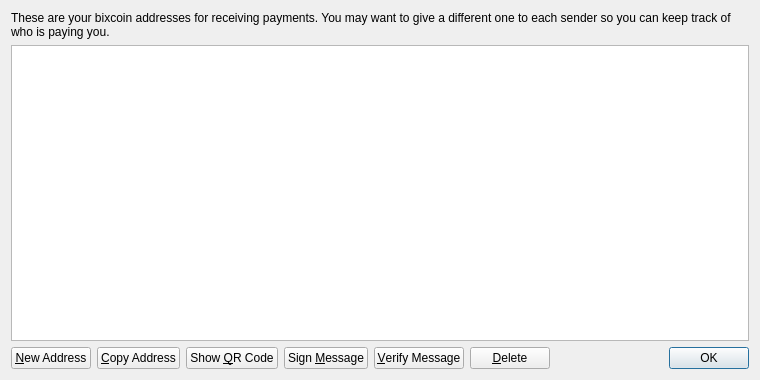
<?xml version="1.0" encoding="UTF-8"?>
<ui version="4.0">
 <class>AddressBookPage</class>
 <widget class="QWidget" name="AddressBookPage">
  <property name="geometry">
   <rect>
    <x>0</x>
    <y>0</y>
    <width>760</width>
    <height>380</height>
   </rect>
  </property>
  <property name="windowTitle">
   <string>Address Book</string>
  </property>
  <property name="styleSheet">
   <string notr="true">background-image: url(:/images/gr);</string>
  </property>
  <layout class="QVBoxLayout" name="verticalLayout">
   <item>
    <widget class="QLabel" name="labelExplanation">
     <property name="text">
      <string>These are your bixcoin addresses for receiving payments. You may want to give a different one to each sender so you can keep track of who is paying you.</string>
     </property>
     <property name="textFormat">
      <enum>Qt::PlainText</enum>
     </property>
     <property name="wordWrap">
      <bool>true</bool>
     </property>
    </widget>
   </item>
   <item>
    <widget class="QTableView" name="tableView">
     <property name="contextMenuPolicy">
      <enum>Qt::CustomContextMenu</enum>
     </property>
     <property name="toolTip">
      <string>Double-click to edit address or label</string>
     </property>
     <property name="tabKeyNavigation">
      <bool>false</bool>
     </property>
     <property name="alternatingRowColors">
      <bool>true</bool>
     </property>
     <property name="selectionMode">
      <enum>QAbstractItemView::SingleSelection</enum>
     </property>
     <property name="selectionBehavior">
      <enum>QAbstractItemView::SelectRows</enum>
     </property>
     <property name="sortingEnabled">
      <bool>true</bool>
     </property>
     <attribute name="verticalHeaderVisible">
      <bool>false</bool>
     </attribute>
    </widget>
   </item>
   <item>
    <layout class="QHBoxLayout" name="horizontalLayout">
     <item>
      <widget class="QPushButton" name="newAddressButton">
       <property name="toolTip">
        <string>Create a new address</string>
       </property>
       <property name="text">
        <string>&amp;New Address</string>
       </property>
       <property name="icon">
        <iconset resource="../bitcoin.qrc">
         <normaloff>:/icons/add</normaloff>:/icons/add</iconset>
       </property>
      </widget>
     </item>
     <item>
      <widget class="QPushButton" name="copyToClipboard">
       <property name="toolTip">
        <string>Copy the currently selected address to the system clipboard</string>
       </property>
       <property name="text">
        <string>&amp;Copy Address</string>
       </property>
       <property name="icon">
        <iconset resource="../bitcoin.qrc">
         <normaloff>:/icons/editcopy</normaloff>:/icons/editcopy</iconset>
       </property>
      </widget>
     </item>
     <item>
      <widget class="QPushButton" name="showQRCode">
       <property name="text">
        <string>Show &amp;QR Code</string>
       </property>
       <property name="icon">
        <iconset resource="../bitcoin.qrc">
         <normaloff>:/icons/qrcode</normaloff>:/icons/qrcode</iconset>
       </property>
      </widget>
     </item>
     <item>
      <widget class="QPushButton" name="signMessage">
       <property name="toolTip">
        <string>Sign a message to prove you own a bixcoin address</string>
       </property>
       <property name="text">
        <string>Sign &amp;Message</string>
       </property>
       <property name="icon">
        <iconset resource="../bitcoin.qrc">
         <normaloff>:/icons/edit</normaloff>:/icons/edit</iconset>
       </property>
      </widget>
     </item>
     <item>
      <widget class="QPushButton" name="verifyMessage">
       <property name="toolTip">
        <string>Verify a message to ensure it was signed with a specified bixcoin address</string>
       </property>
       <property name="text">
        <string>&amp;Verify Message</string>
       </property>
       <property name="icon">
        <iconset resource="../bitcoin.qrc">
         <normaloff>:/icons/transaction_0</normaloff>:/icons/transaction_0</iconset>
       </property>
      </widget>
     </item>
     <item>
      <widget class="QPushButton" name="deleteButton">
       <property name="toolTip">
        <string>Delete the currently selected address from the list</string>
       </property>
       <property name="text">
        <string>&amp;Delete</string>
       </property>
       <property name="icon">
        <iconset resource="../bitcoin.qrc">
         <normaloff>:/icons/remove</normaloff>:/icons/remove</iconset>
       </property>
      </widget>
     </item>
     <item>
      <spacer name="horizontalSpacer">
       <property name="orientation">
        <enum>Qt::Horizontal</enum>
       </property>
       <property name="sizeHint" stdset="0">
        <size>
         <width>40</width>
         <height>20</height>
        </size>
       </property>
      </spacer>
     </item>
     <item>
      <widget class="QDialogButtonBox" name="buttonBox">
       <property name="sizePolicy">
        <sizepolicy hsizetype="Maximum" vsizetype="Fixed">
         <horstretch>0</horstretch>
         <verstretch>0</verstretch>
        </sizepolicy>
       </property>
       <property name="standardButtons">
        <set>QDialogButtonBox::Ok</set>
       </property>
      </widget>
     </item>
    </layout>
   </item>
  </layout>
 </widget>
 <resources>
  <include location="../bitcoin.qrc"/>
 </resources>
 <connections/>
</ui>
